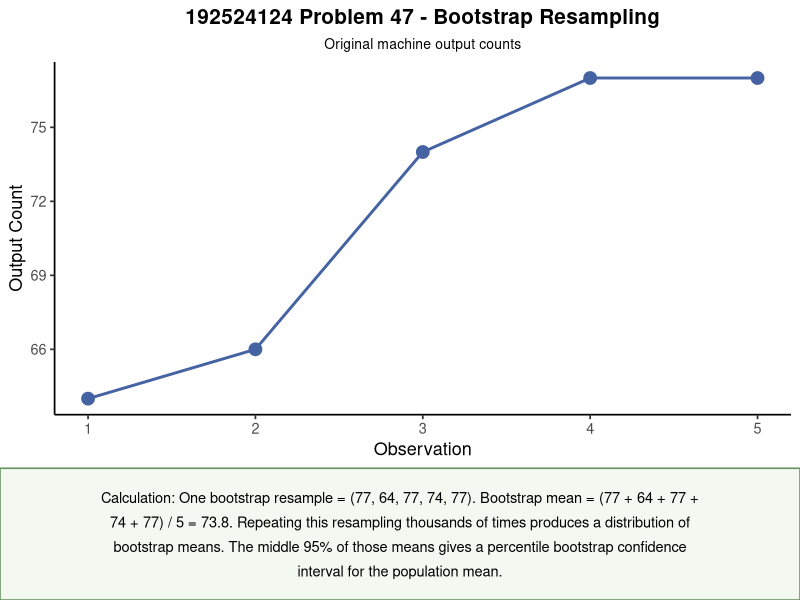

The R source for this figure:
# ============================================================
# Problem 47 - Bootstrap Resampling
# ============================================================

library(ggplot2)
library(grid)
library(gridExtra)

sample_data <- c(
  64,
  66,
  74,
  77,
  77
)

# One fixed bootstrap resample
bootstrap_sample <- c(
  77,
  64,
  77,
  74,
  77
)

bootstrap_mean <- mean(bootstrap_sample)

# Plot original sample
plot_data <- data.frame(
  Observation = 1:5,
  Output = sample_data
)

bootstrap_plot <- ggplot(
  plot_data,
  aes(
    x = Observation,
    y = Output
  )
) +
  
  geom_point(
    color = "#4563A3",
    size = 4
  ) +
  
  geom_line(
    color = "#4563A3",
    linewidth = 1
  ) +
  
  scale_x_continuous(
    breaks = 1:5
  ) +
  
  labs(
    title = "192524124 Problem 47 - Bootstrap Resampling",
    subtitle = "Original machine output counts",
    x = "Observation",
    y = "Output Count"
  ) +
  
  theme_classic(base_size = 13) +
  
  theme(
    plot.title = element_text(
      hjust = 0.5,
      face = "bold",
      size = 15
    ),
    
    plot.subtitle = element_text(
      hjust = 0.5,
      size = 10
    )
  )

interpretation <- paste(
  "Calculation: One bootstrap resample = (77, 64, 77, 74, 77).",
  "Bootstrap mean = (77 + 64 + 77 + 74 + 77) / 5 = 73.8.",
  "Repeating this resampling thousands of times produces a distribution",
  "of bootstrap means. The middle 95% of those means gives a percentile",
  "bootstrap confidence interval for the population mean."
)

wrapped_text <- paste(
  strwrap(
    interpretation,
    width = 95
  ),
  collapse = "\n"
)

interpretation_text <- textGrob(
  wrapped_text,
  x = unit(0.5, "npc"),
  y = unit(0.5, "npc"),
  hjust = 0.5,
  vjust = 0.5,
  gp = gpar(
    fontsize = 10.5,
    lineheight = 1.4
  )
)

interpretation_box <- grobTree(
  rectGrob(
    gp = gpar(
      fill = "#F3F8F0",
      col = "#62935D",
      lwd = 1.5
    )
  ),
  interpretation_text
)

grid.newpage()

grid.arrange(
  bootstrap_plot,
  interpretation_box,
  ncol = 1,
  heights = unit.c(
    unit(1, "null"),
    grobHeight(interpretation_text) + unit(12, "mm")
  )
)
